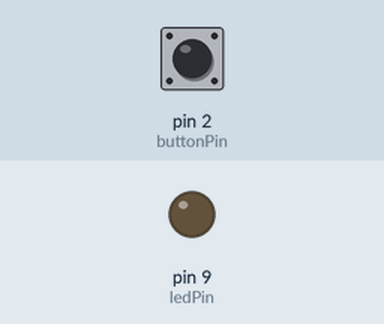
The sketch below on a simulated Arduino Uno, built with avr-gcc and run on an emulated ATmega328P. On the bench: output pins drawn as LEDs (lit = HIGH). The test bench sets the inputs (shaded band); at power-on: pin 2 (buttonPin) LOW.

Above: at 1.2 s.
1.3 s: pin 2 (buttonPin) pulled HIGH for 0.15 s
At 1.37 s:
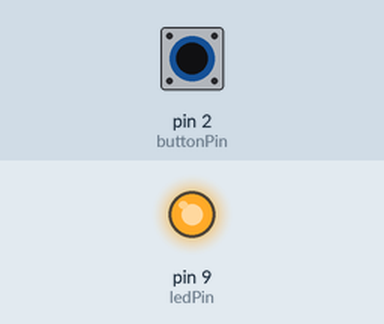
2.9 s: pin 2 (buttonPin) pulled HIGH for 3.2 s
At 6.5 s:
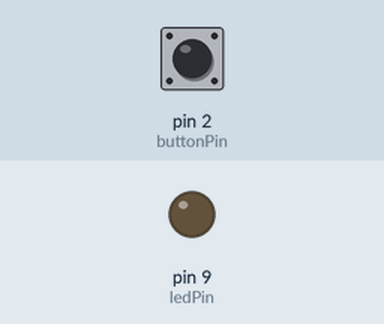
Timing chart, 0 to 8.0 s (numbered marks = the images above; inputs shaded):
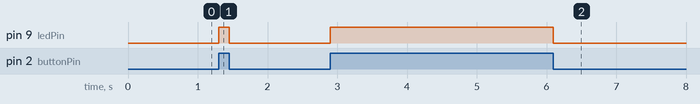

Measured:
- after the input at 1.3 s, pin 9 (ledPin): LOW → HIGH at once, → LOW 0.15 s later
- after the input at 2.9 s, pin 9 (ledPin): LOW → HIGH at once, → LOW 3.2 s later

The sketch:

LED-button.ino
```cpp
const int buttonPin = 2;     // the number of the push button pin
const int ledPin = 9;     // the number of the led pin
int buttonState  = LOW;  //variable to store the button state


void setup() {
  // initialize LED digital pin as an output.
  pinMode(ledPin, OUTPUT);
    // initialize the pushbutton pin as an input:
  pinMode(buttonPin, INPUT);
}

void loop() {

  // read the state of the pushbutton value:
  buttonState = digitalRead(buttonPin);

  // check if the pushbutton is pressed. If it is, the buttonState is HIGH:
  if (buttonState == HIGH) {
    // turn LED on
    digitalWrite(ledPin, HIGH);   // turn the LED on (HIGH is the voltage level)
  } else {
    // turn off the LED
    digitalWrite(ledPin, LOW);    // turn the LED off by making the voltage LOW
  }
}
```
